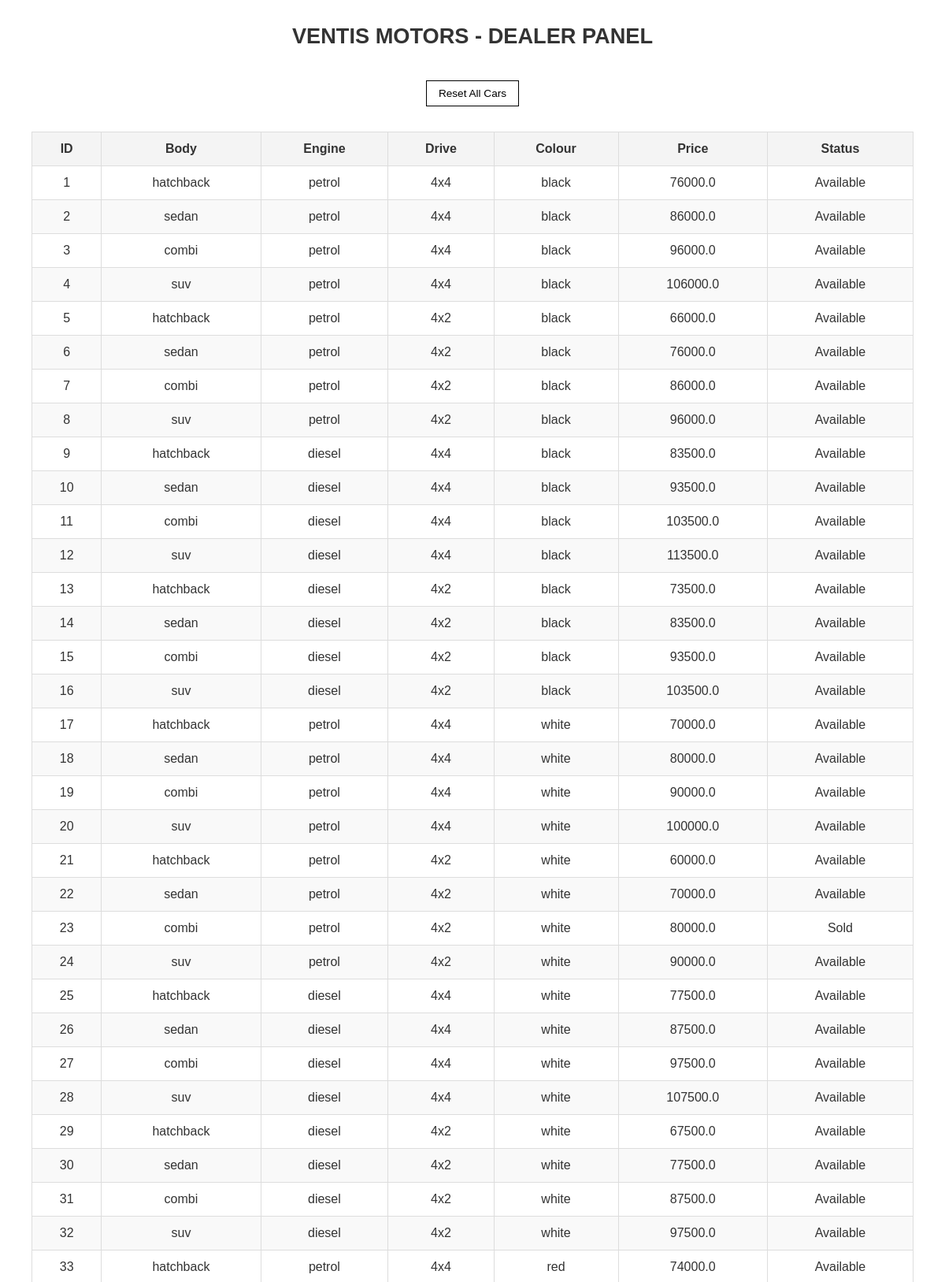
The app's page /dealer (upper part) with its own data.
### tables this page shows
CREATE TABLE "cars" (
    id INTEGER PRIMARY KEY,
    body TEXT NOT NULL,
    engine TEXT NOT NULL,
    drive TEXT NOT NULL,
    colour TEXT NOT NULL,
    price REAL DEFAULT NULL,
    selled CHAR(1) DEFAULT NULL
);

### app.py (the view)
@app.route('/dealer')
def dealer():
    cars = db.get_all_cars()
    """Użycie metod w klasach"""
    return render_template("dealer.html", cars=cars)

### database.py (called while the page is built)
    def get_connection(self):
        return sqlite3.connect(self.db_path)

    def get_all_cars(self):
        with self.get_connection() as conn:
            cursor = conn.cursor()
            cursor.execute("SELECT id, body, engine, drive, colour, price, selled FROM cars")
            rows = cursor.fetchall()
            return [CarFactory.create_from_row(row) for row in rows]

### models.py (called while the page is built)
    @property
    def car_id(self):
        return self._car_id

    @staticmethod
    def create_from_row(row):
        if row[-1] != 's':
            car = AvailableCar(*row)
        else:
            car = SoldCar(*row)
        return car

### templates/dealer.html (shortened to what this page needs)
<!doctype html>
<html lang="pl">
<head>
    <link rel="stylesheet" href="/media/client_style.css">
</head>
<body>
    <div class="main_page">
        <h1>VENTIS MOTORS - DEALER PANEL</h1>
        <form method="post" action="/reset_all">
            <button type="submit" class="buy-button">Reset All Cars</button>
        </form>
        <table class="car-table">
            <thead>
                <tr>
                    <th>ID</th>
                    <th>Body</th>
                    <th>Engine</th>
                    <th>Drive</th>
                    <th>Colour</th>
                    <th>Price</th>
                    <th>Status</th>
                </tr>
            </thead>
            <tbody>
                {% for car in cars %}
                <tr>
                    <td>{{ car.car_id }}</td>
                    <td>{{ car._body }}</td>
                    <td>{{ car._engine }}</td>
                    <td>{{ car._drive }}</td>
                    <td>{{ car._colour }}</td>
                    <td>{{ car._price }}</td>
                    <td>{{ "Sold" if car._sold == 's' else "Available" }}</td>
                </tr>
                {% endfor %}
            </tbody>
        </table>
    </div>
</body>
</html>

### media/client_style.css (style rules this page uses)
* { box-sizing: border-box; margin: 0; padding: 0; }
body { font-family: Arial, Helvetica, sans-serif; background-color: #fff; color: #333; display: flex; flex-direction: column; min-height: 100vh; }
.main_page { width: 100%; flex-grow: 1; display: flex; flex-direction: column; align-items: center; padding: 30px 40px; }
.main_page h1 { font-size: 1.7rem; margin-bottom: 5vh; }
.buy-button,.back-button { background-color: #fff; border: 1px solid #000; padding: 8px 15px; text-align: center; font-size: 0.85rem; color: #000; cursor: pointer; text-decoration: none; transition: transform 0.2s ease-in-out, box-shadow 0.2s ease-in-out; }

### templates/dealer.html (style rules this page uses)
.car-table { width: 100%; border-collapse: collapse; margin-top: 2rem; }
.car-table th, .car-table td { border: 1px solid #ddd; padding: 12px; text-align: center; }
.car-table th { background-color: #f4f4f4; font-weight: bold; }
.car-table tr:nth-child(even) { background-color: #f9f9f9; }

### records on screen
cars: car_id "1", _body "hatchback", _engine "petrol", _drive "4x4", _colour "black", _price "76000.0", _sold "Available"
cars: car_id "2", _body "sedan", _engine "petrol", _drive "4x4", _colour "black", _price "86000.0", _sold "Available"
cars: car_id "3", _body "combi", _engine "petrol", _drive "4x4", _colour "black", _price "96000.0", _sold "Available"
cars: car_id "4", _body "suv", _engine "petrol", _drive "4x4", _colour "black", _price "106000.0", _sold "Available"
cars: car_id "5", _body "hatchback", _engine "petrol", _drive "4x2", _colour "black", _price "66000.0", _sold "Available"
cars: car_id "6", _body "sedan", _engine "petrol", _drive "4x2", _colour "black", _price "76000.0", _sold "Available"
cars: car_id "7", _body "combi", _engine "petrol", _drive "4x2", _colour "black", _price "86000.0", _sold "Available"
cars: car_id "8", _body "suv", _engine "petrol", _drive "4x2", _colour "black", _price "96000.0", _sold "Available"
cars: car_id "9", _body "hatchback", _engine "diesel", _drive "4x4", _colour "black", _price "83500.0", _sold "Available"
cars: car_id "10", _body "sedan", _engine "diesel", _drive "4x4", _colour "black", _price "93500.0", _sold "Available"
cars: car_id "11", _body "combi", _engine "diesel", _drive "4x4", _colour "black", _price "103500.0", _sold "Available"
cars: car_id "12", _body "suv", _engine "diesel", _drive "4x4", _colour "black", _price "113500.0", _sold "Available"
cars: car_id "13", _body "hatchback", _engine "diesel", _drive "4x2", _colour "black", _price "73500.0", _sold "Available"
cars: car_id "14", _body "sedan", _engine "diesel", _drive "4x2", _colour "black", _price "83500.0", _sold "Available"
cars: car_id "15", _body "combi", _engine "diesel", _drive "4x2", _colour "black", _price "93500.0", _sold "Available"
cars: car_id "16", _body "suv", _engine "diesel", _drive "4x2", _colour "black", _price "103500.0", _sold "Available"
cars: car_id "17", _body "hatchback", _engine "petrol", _drive "4x4", _colour "white", _price "70000.0", _sold "Available"
cars: car_id "18", _body "sedan", _engine "petrol", _drive "4x4", _colour "white", _price "80000.0", _sold "Available"
cars: car_id "19", _body "combi", _engine "petrol", _drive "4x4", _colour "white", _price "90000.0", _sold "Available"
cars: car_id "20", _body "suv", _engine "petrol", _drive "4x4", _colour "white", _price "100000.0", _sold "Available"
cars: car_id "21", _body "hatchback", _engine "petrol", _drive "4x2", _colour "white", _price "60000.0", _sold "Available"
cars: car_id "22", _body "sedan", _engine "petrol", _drive "4x2", _colour "white", _price "70000.0", _sold "Available"
cars: car_id "23", _body "combi", _engine "petrol", _drive "4x2", _colour "white", _price "80000.0", _sold "Sold"
cars: car_id "24", _body "suv", _engine "petrol", _drive "4x2", _colour "white", _price "90000.0", _sold "Available"
cars: car_id "25", _body "hatchback", _engine "diesel", _drive "4x4", _colour "white", _price "77500.0", _sold "Available"
cars: car_id "26", _body "sedan", _engine "diesel", _drive "4x4", _colour "white", _price "87500.0", _sold "Available"
cars: car_id "27", _body "combi", _engine "diesel", _drive "4x4", _colour "white", _price "97500.0", _sold "Available"
cars: car_id "28", _body "suv", _engine "diesel", _drive "4x4", _colour "white", _price "107500.0", _sold "Available"
cars: car_id "29", _body "hatchback", _engine "diesel", _drive "4x2", _colour "white", _price "67500.0", _sold "Available"
cars: car_id "30", _body "sedan", _engine "diesel", _drive "4x2", _colour "white", _price "77500.0", _sold "Available"
cars: car_id "31", _body "combi", _engine "diesel", _drive "4x2", _colour "white", _price "87500.0", _sold "Available"
cars: car_id "32", _body "suv", _engine "diesel", _drive "4x2", _colour "white", _price "97500.0", _sold "Available"
cars: car_id "33", _body "hatchback", _engine "petrol", _drive "4x4", _colour "red", _price "74000.0", _sold "Available"
